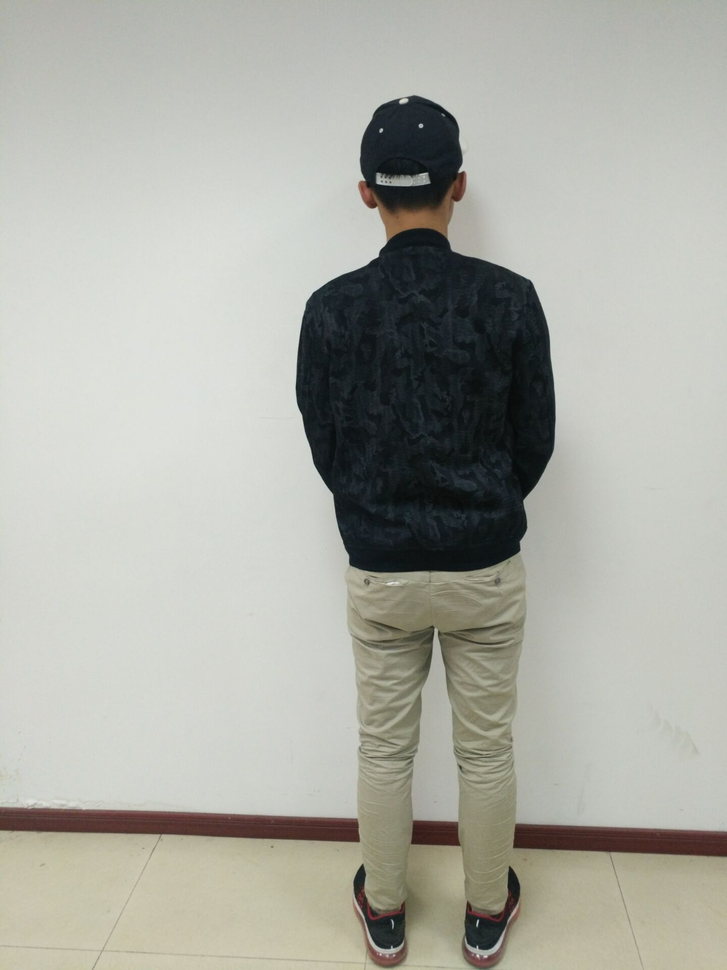
//> input picture opencv/bookstudy/opencv3_codeprj/MyTest/Disparity/TC/9.png, 727 x 970 px, shrunk from 1440 x 1920 before the run
$ ./test_disparity   (built with g++ and OpenCV 4)
//> lines starting //> are read from the running program, lines starting //| are printed output that depends on the picture
#include <iostream>
#include<string>
#include<opencv2\core\core.hpp>
#include<opencv2\calib3d\calib3d.hpp>
#include<opencv2\imgproc\imgproc.hpp>
#include<opencv2\highgui\highgui.hpp>

using namespace std;
using namespace cv;

void calDisparity(Mat left, Mat right, Mat & disparity);

int main()
{
  Mat display, vdisplay;

  Mat left = imread("9.png", 0);
//> left: 970 rows x 727 cols, CV_8UC1; min 7, max 233, mean 171.2
  Mat right = imread("10.png", 0);
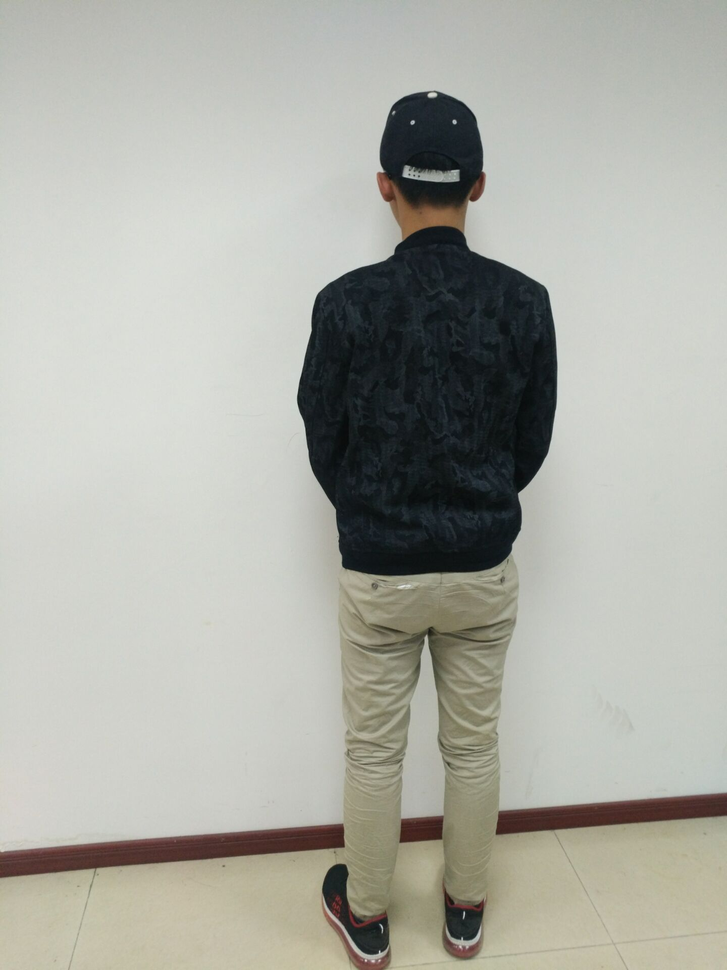
//> input picture opencv/bookstudy/opencv3_codeprj/MyTest/Disparity/TC/10.png, 727 x 970 px, shrunk from 1440 x 1920 before the run
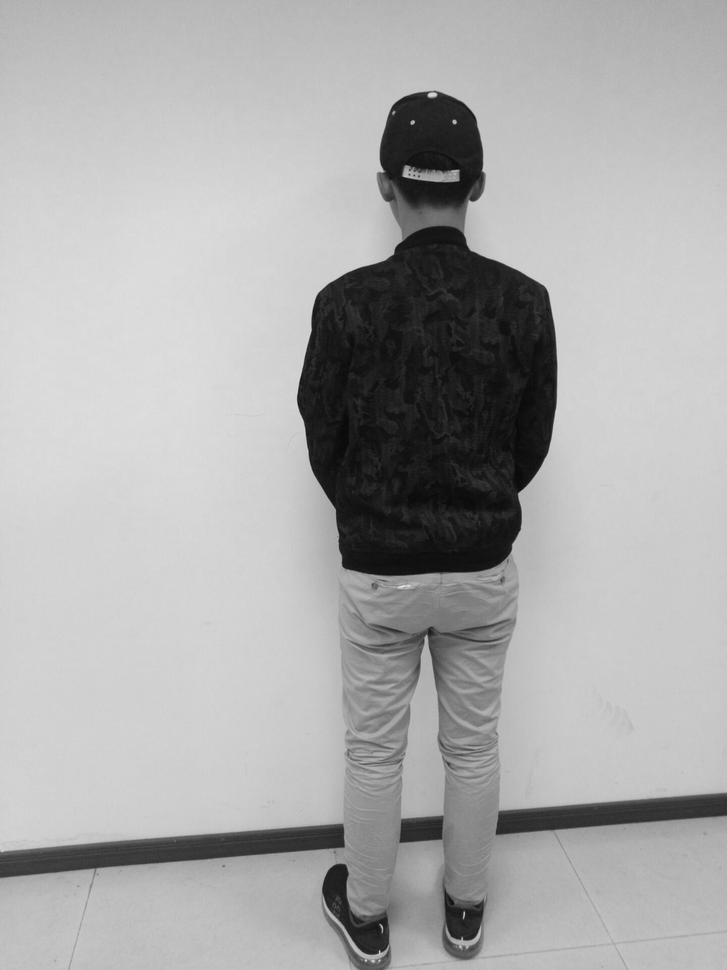
//> right: 970 rows x 727 cols, CV_8UC1; min 9, max 234, mean 171.1
  calDisparity(left, right, display);

  normalize(display, vdisplay, 0, 255, CV_MINMAX);

  imshow("视差图", display);
  imshow("视差图2", vdisplay);
  waitKey(0);
  return 0;
}

void calDisparity(Mat left, Mat right, Mat & disparity)
{
  Mat _left = left;
  Mat _right = right;
  Rect leftROI, rightROI;
  cv::imshow("left", _left);
  cv::imshow("right", _right);
  cv::waitKey(0);
  cv::Ptr<cv::StereoBM> bm = cv::StereoBM::create(16, 9);
  bm->setPreFilterType(CV_STEREO_BM_XSOBEL);  //CV_STEREO_BM_NORMALIZED_RESPONSE或者CV_STEREO_BM_XSOBEL
  bm->setPreFilterSize(9);
  bm->setPreFilterCap(31);
  bm->setBlockSize(15);
  bm->setMinDisparity(0);
  bm->setNumDisparities(32);//64
  bm->setTextureThreshold(10);
  bm->setUniquenessRatio(15);
  bm->setSpeckleWindowSize(100);
  bm->setSpeckleRange(32);
  bm->setDisp12MaxDiff(1);
  bm->setROI1(leftROI);
  bm->setROI2(rightROI);
  int pfs = bm->getPreFilterSize();
  int pfc = bm->getPreFilterCap();
  int bs = bm->getBlockSize();
  int md = bm->getMinDisparity();
  int nd = bm->getNumDisparities();
  int tt = bm->getTextureThreshold();
  int ur = bm->getUniquenessRatio();
  int sw = bm->getSpeckleWindowSize();
  int sr = bm->getSpeckleRange();
  int dw = bm->getDisp12MaxDiff();
#if 1
  copyMakeBorder(_left, _left, 0, 0, 80, 0, IPL_BORDER_REPLICATE);  //防止黑边
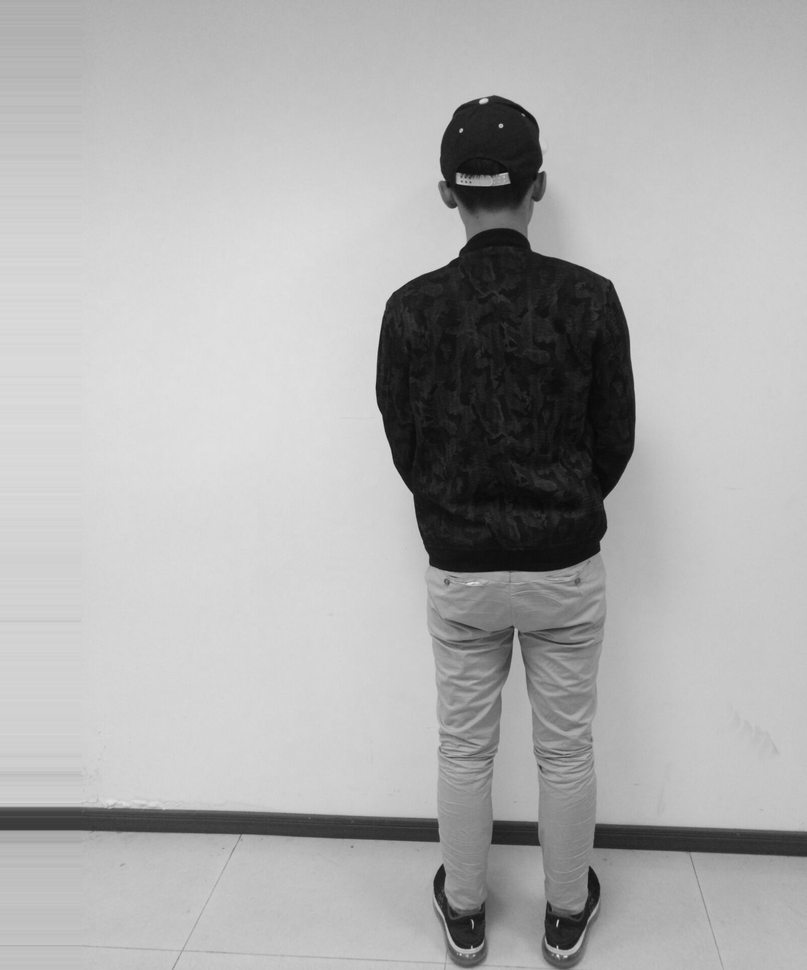
//> _left: 970 rows x 807 cols, CV_8UC1; min 7, max 233, mean 174.1
  cv::imshow("border_left", _left);
  copyMakeBorder(_right, _right, 0, 0, 80, 0, IPL_BORDER_REPLICATE);
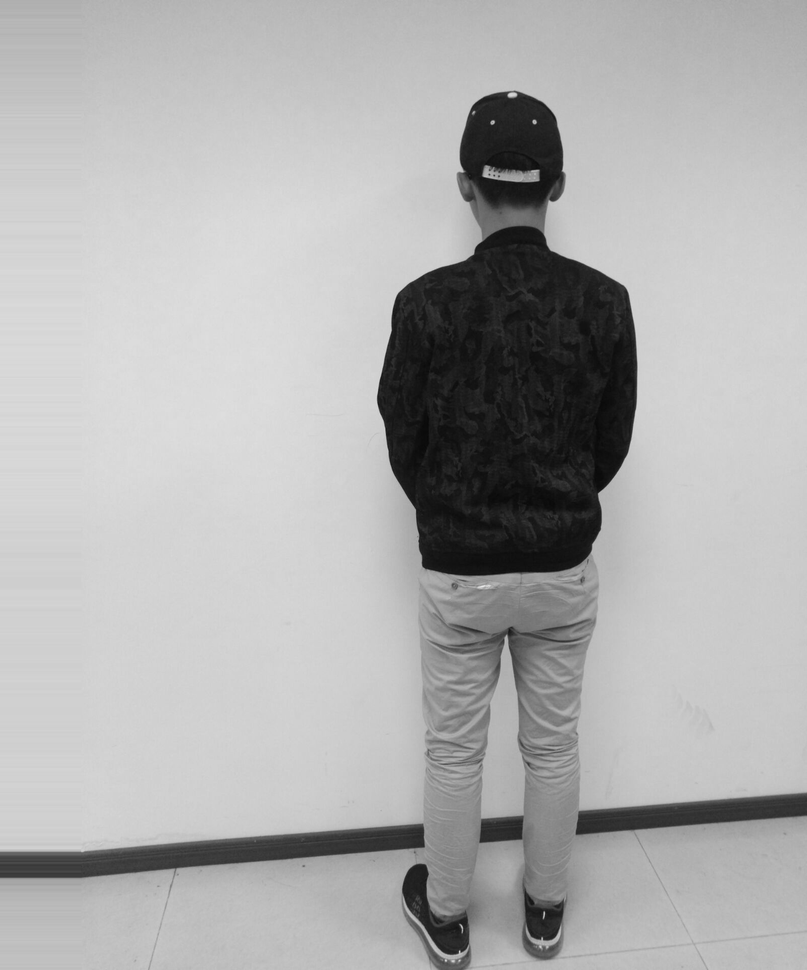
//> _right: 970 rows x 807 cols, CV_8UC1; min 9, max 234, mean 174.1
  cv::imshow("border_right", _right);
#endif
  bm->compute(_left, _right, disparity);
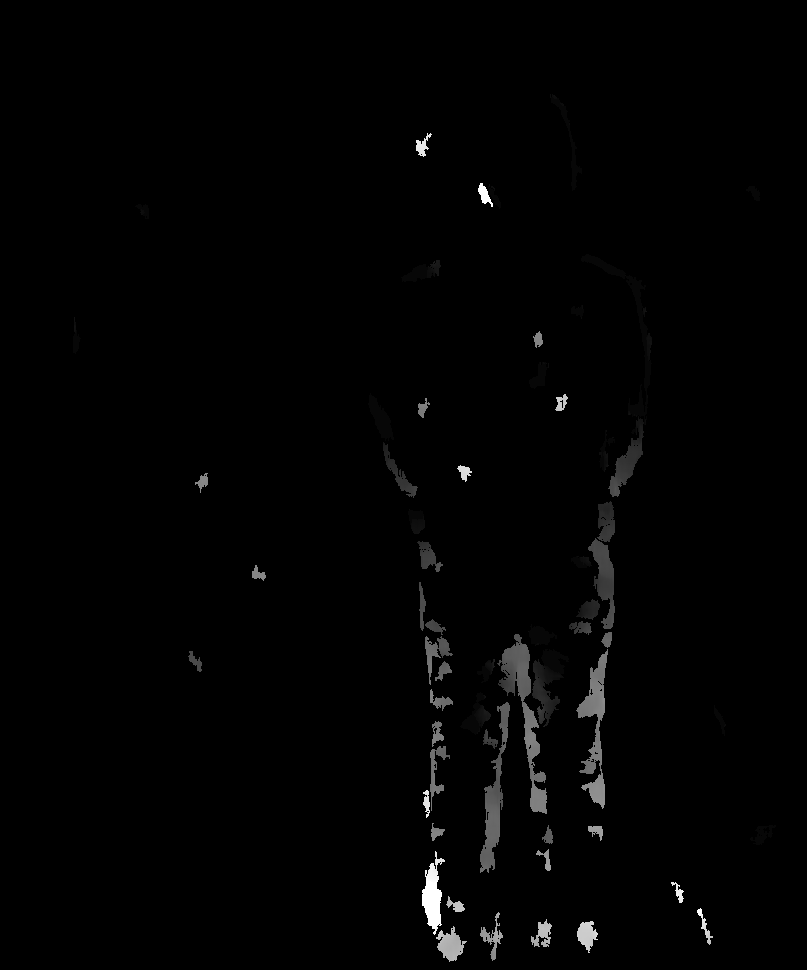
//> disparity: 970 rows x 807 cols, CV_16SC1; min -16, max 496, mean -10.6; drawn with min black and max white

  disparity = disparity.colRange(80, _left.cols);
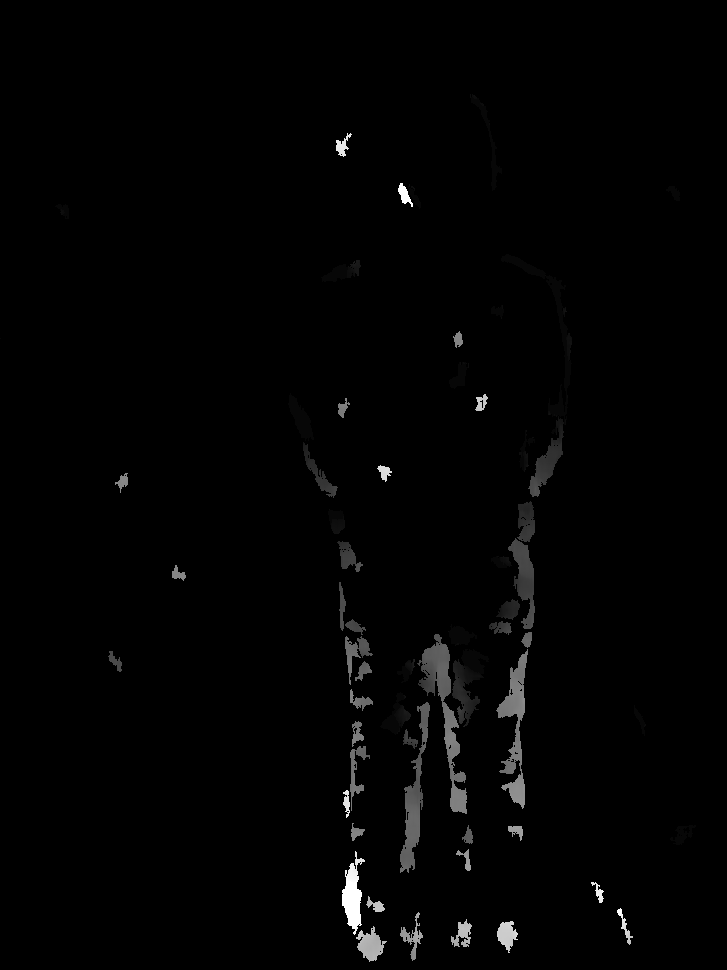
//> disparity: 970 rows x 727 cols, CV_16SC1; min -16, max 496, mean -10; drawn with min black and max white
  disparity.convertTo(disparity, CV_32F, 1.0f/16);
//> disparity: 970 rows x 727 cols, CV_32FC1
  cv::imshow("test", disparity);
}


#if 0

#include <iostream>
#include <cmath>
#include <opencv2\opencv.hpp>
using namespace  cv;
using namespace std;
const int area = 50;
float compute(Mat& imgl, Mat& imgr, Mat& dstDisparity)
{
  MatConstIterator_<float> l = imgl.begin<float>();
  MatConstIterator_<float> r = imgr.begin<float>();
  float s = 0.0;
  for (; l != imgl.end<float>(); l++, r++)
  {
    s += powf(*l - *r, 2);
  }
  return s;
}
int main()
{
  Mat srcLeft = imread("C:\\Users\\16114\\Desktop\\Photoshop\\图片素材\\风景素材\\9.png", 0);
  Mat srcRight = imread("C:\\Users\\16114\\Desktop\\Photoshop\\图片素材\\风景素材\\10.png", 0);
  srcLeft.convertTo(srcLeft, CV_32FC1);
  srcRight.convertTo(srcRight, CV_32FC1);
  Mat dstDisparity;
  int windowsize = 5;
  int winsize = windowsize / 2;
  int mindis = 0;
  dstDisparity.create(srcLeft.size(), srcLeft.type());
  int height = srcLeft.rows;
  int width = srcLeft.cols;

  for (int i = winsize; i<height - winsize; i++)
    for (int j = winsize; j<width - winsize; j++)
    {
      int s;
      int disp = 0;
      Mat imgl = srcLeft(Rect(j - winsize, i - winsize, windowsize, windowsize));
      for (int k = 0; k<area; k++)
      {
        int d = mindis + k;
        if (j - d<winsize)
          continue;
        Mat imgr = srcRight(Rect(j - d - winsize, i - winsize, windowsize, windowsize));
        float m = compute(imgl, imgr, dstDisparity);
        if (k == 0)
          s = m;
        else if (s>m)
        {
          s = m;
          disp = d;
        }
        dstDisparity.at<float>(i, j) = disp;
      }
    }
  double min, max;
  minMaxLoc(dstDisparity, &min, &max);
  dstDisparity = (dstDisparity - min) / (max - min) * 255;

  imwrite("disparity.png", dstDisparity);
  dstDisparity = imread("disparity.png");
  dstDisparity.convertTo(dstDisparity, CV_8UC1, 255, 0);
  imshow("disparity", dstDisparity);
  waitKey(0);
  return 0;
}
#endif
